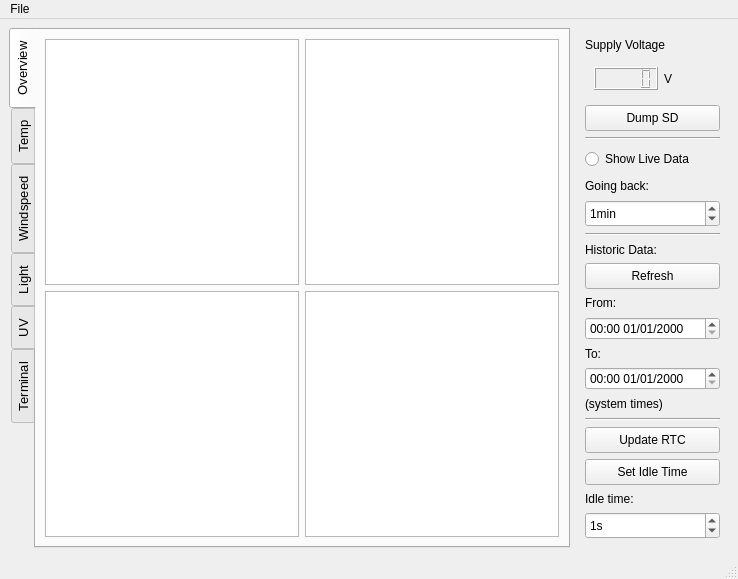
<?xml version="1.0" encoding="UTF-8"?>
<ui version="4.0">
 <class>WeatherStation</class>
 <widget class="QMainWindow" name="WeatherStation">
  <property name="geometry">
   <rect>
    <x>0</x>
    <y>0</y>
    <width>738</width>
    <height>572</height>
   </rect>
  </property>
  <property name="windowTitle">
   <string>Weather Station -gb510, mc955</string>
  </property>
  <widget class="QWidget" name="centralwidget">
   <layout class="QGridLayout" name="gridLayout_3">
    <item row="0" column="0">
     <widget class="QTabWidget" name="main_tab_widget">
      <property name="minimumSize">
       <size>
        <width>300</width>
        <height>520</height>
       </size>
      </property>
      <property name="font">
       <font>
        <pointsize>10</pointsize>
       </font>
      </property>
      <property name="tabPosition">
       <enum>QTabWidget::West</enum>
      </property>
      <property name="tabShape">
       <enum>QTabWidget::Rounded</enum>
      </property>
      <property name="currentIndex">
       <number>0</number>
      </property>
      <property name="movable">
       <bool>true</bool>
      </property>
      <widget class="QWidget" name="tabOverview">
       <attribute name="title">
        <string>Overview</string>
       </attribute>
       <layout class="QGridLayout" name="gridLayout_2">
        <item row="0" column="0">
         <widget class="GraphicsLayoutWidget" name="graphicsLayoutWidgetTemp_O">
          <property name="minimumSize">
           <size>
            <width>0</width>
            <height>0</height>
           </size>
          </property>
         </widget>
        </item>
        <item row="1" column="0">
         <widget class="GraphicsLayoutWidget" name="graphicsLayoutWidgetUV_O">
          <property name="minimumSize">
           <size>
            <width>0</width>
            <height>0</height>
           </size>
          </property>
         </widget>
        </item>
        <item row="1" column="1">
         <widget class="GraphicsLayoutWidget" name="graphicsLayoutWidgetLight_O">
          <property name="minimumSize">
           <size>
            <width>0</width>
            <height>0</height>
           </size>
          </property>
         </widget>
        </item>
        <item row="0" column="1">
         <widget class="GraphicsLayoutWidget" name="graphicsLayoutWidgetWind_O">
          <property name="minimumSize">
           <size>
            <width>0</width>
            <height>0</height>
           </size>
          </property>
          <property name="focusPolicy">
           <enum>Qt::StrongFocus</enum>
          </property>
         </widget>
        </item>
       </layout>
      </widget>
      <widget class="QWidget" name="tabTemperature">
       <attribute name="title">
        <string>Temp</string>
       </attribute>
       <layout class="QVBoxLayout" name="verticalLayout_2">
        <item>
         <widget class="GraphicsLayoutWidget" name="graphicsLayoutWidgetTemp">
          <property name="minimumSize">
           <size>
            <width>0</width>
            <height>0</height>
           </size>
          </property>
          <property name="focusPolicy">
           <enum>Qt::StrongFocus</enum>
          </property>
         </widget>
        </item>
       </layout>
      </widget>
      <widget class="QWidget" name="tabWind">
       <attribute name="title">
        <string>Windspeed</string>
       </attribute>
       <layout class="QVBoxLayout" name="verticalLayout_3">
        <item>
         <widget class="GraphicsLayoutWidget" name="graphicsLayoutWidgetWind">
          <property name="minimumSize">
           <size>
            <width>0</width>
            <height>0</height>
           </size>
          </property>
          <property name="focusPolicy">
           <enum>Qt::StrongFocus</enum>
          </property>
         </widget>
        </item>
       </layout>
      </widget>
      <widget class="QWidget" name="tabLight">
       <attribute name="title">
        <string>Light</string>
       </attribute>
       <layout class="QVBoxLayout" name="verticalLayout_4">
        <item>
         <widget class="GraphicsLayoutWidget" name="graphicsLayoutWidgetLight">
          <property name="minimumSize">
           <size>
            <width>0</width>
            <height>0</height>
           </size>
          </property>
          <property name="focusPolicy">
           <enum>Qt::StrongFocus</enum>
          </property>
         </widget>
        </item>
       </layout>
      </widget>
      <widget class="QWidget" name="tabUV">
       <attribute name="title">
        <string>UV</string>
       </attribute>
       <layout class="QVBoxLayout" name="verticalLayout_5">
        <item>
         <widget class="GraphicsLayoutWidget" name="graphicsLayoutWidgetUV">
          <property name="minimumSize">
           <size>
            <width>0</width>
            <height>0</height>
           </size>
          </property>
          <property name="focusPolicy">
           <enum>Qt::StrongFocus</enum>
          </property>
         </widget>
        </item>
       </layout>
      </widget>
      <widget class="QWidget" name="tabTerminal">
       <attribute name="title">
        <string>Terminal</string>
       </attribute>
       <layout class="QVBoxLayout" name="verticalLayout_6">
        <item>
         <widget class="QTabWidget" name="tabWidgetSubTerminal">
          <property name="currentIndex">
           <number>0</number>
          </property>
          <widget class="QWidget" name="tabAllPackets">
           <attribute name="title">
            <string>All Packets (Raw)</string>
           </attribute>
           <layout class="QVBoxLayout" name="verticalLayout_7">
            <item>
             <widget class="QTextBrowser" name="textBrowserTerminal">
              <property name="minimumSize">
               <size>
                <width>0</width>
                <height>0</height>
               </size>
              </property>
              <property name="openLinks">
               <bool>true</bool>
              </property>
             </widget>
            </item>
           </layout>
          </widget>
          <widget class="QWidget" name="tabLogPackets">
           <attribute name="title">
            <string>Log Packets</string>
           </attribute>
           <layout class="QVBoxLayout" name="verticalLayout_8">
            <item>
             <widget class="QTextBrowser" name="textBrowserTerminalLogs">
              <property name="minimumSize">
               <size>
                <width>0</width>
                <height>0</height>
               </size>
              </property>
              <property name="openLinks">
               <bool>true</bool>
              </property>
             </widget>
            </item>
           </layout>
          </widget>
          <widget class="QWidget" name="tabEventPackets">
           <attribute name="title">
            <string>Event Packets</string>
           </attribute>
           <layout class="QVBoxLayout" name="verticalLayout_9">
            <item>
             <widget class="QTextBrowser" name="textBrowserTerminalEvents">
              <property name="minimumSize">
               <size>
                <width>0</width>
                <height>0</height>
               </size>
              </property>
              <property name="openLinks">
               <bool>true</bool>
              </property>
             </widget>
            </item>
           </layout>
          </widget>
         </widget>
        </item>
       </layout>
      </widget>
     </widget>
    </item>
    <item row="0" column="1" alignment="Qt::AlignTop">
     <widget class="QWidget" name="widgetButtons" native="true">
      <property name="minimumSize">
       <size>
        <width>150</width>
        <height>520</height>
       </size>
      </property>
      <property name="maximumSize">
       <size>
        <width>16777215</width>
        <height>475</height>
       </size>
      </property>
      <layout class="QVBoxLayout" name="verticalLayout">
       <item>
        <widget class="QLabel" name="labelSupplyV">
         <property name="text">
          <string>Supply Voltage</string>
         </property>
        </widget>
       </item>
       <item>
        <widget class="QWidget" name="widget" native="true">
         <property name="minimumSize">
          <size>
           <width>140</width>
           <height>25</height>
          </size>
         </property>
         <layout class="QGridLayout" name="gridLayout">
          <item row="1" column="0">
           <widget class="QLCDNumber" name="lcdNumberBattV">
            <property name="minimumSize">
             <size>
              <width>0</width>
              <height>23</height>
             </size>
            </property>
           </widget>
          </item>
          <item row="1" column="1">
           <widget class="QLabel" name="labelV">
            <property name="text">
             <string>V</string>
            </property>
           </widget>
          </item>
         </layout>
        </widget>
       </item>
       <item>
        <widget class="QPushButton" name="pushButtonDumpSD">
         <property name="minimumSize">
          <size>
           <width>100</width>
           <height>26</height>
          </size>
         </property>
         <property name="text">
          <string>Dump SD</string>
         </property>
        </widget>
       </item>
       <item>
        <widget class="Line" name="line">
         <property name="orientation">
          <enum>Qt::Horizontal</enum>
         </property>
        </widget>
       </item>
       <item>
        <widget class="QRadioButton" name="radioButtonLiveData">
         <property name="minimumSize">
          <size>
           <width>100</width>
           <height>26</height>
          </size>
         </property>
         <property name="text">
          <string>Show Live Data</string>
         </property>
        </widget>
       </item>
       <item>
        <widget class="QLabel" name="labelGoingBack">
         <property name="font">
          <font>
           <pointsize>9</pointsize>
          </font>
         </property>
         <property name="text">
          <string>Going back:</string>
         </property>
        </widget>
       </item>
       <item>
        <widget class="QSpinBox" name="spinBoxGoingBack">
         <property name="minimumSize">
          <size>
           <width>100</width>
           <height>27</height>
          </size>
         </property>
         <property name="suffix">
          <string>min</string>
         </property>
         <property name="maximum">
          <number>999999999</number>
         </property>
         <property name="singleStep">
          <number>1</number>
         </property>
         <property name="value">
          <number>1</number>
         </property>
        </widget>
       </item>
       <item>
        <widget class="Line" name="line_3">
         <property name="orientation">
          <enum>Qt::Horizontal</enum>
         </property>
        </widget>
       </item>
       <item>
        <widget class="QLabel" name="label_2">
         <property name="text">
          <string>Historic Data:</string>
         </property>
        </widget>
       </item>
       <item>
        <widget class="QPushButton" name="pushButtonRefreshHistoric">
         <property name="minimumSize">
          <size>
           <width>70</width>
           <height>26</height>
          </size>
         </property>
         <property name="text">
          <string>Refresh</string>
         </property>
        </widget>
       </item>
       <item>
        <widget class="QLabel" name="labelHistoricFrom">
         <property name="font">
          <font>
           <pointsize>9</pointsize>
          </font>
         </property>
         <property name="text">
          <string>From:</string>
         </property>
        </widget>
       </item>
       <item>
        <widget class="QDateTimeEdit" name="dateTimeEditHistoricFrom">
         <property name="displayFormat">
          <string>HH:mm dd/MM/yyyy</string>
         </property>
        </widget>
       </item>
       <item>
        <widget class="QLabel" name="labelHistoricTo">
         <property name="font">
          <font>
           <pointsize>9</pointsize>
          </font>
         </property>
         <property name="text">
          <string>To:</string>
         </property>
        </widget>
       </item>
       <item>
        <widget class="QDateTimeEdit" name="dateTimeEditHistoricTo">
         <property name="displayFormat">
          <string>HH:mm dd/MM/yyyy</string>
         </property>
        </widget>
       </item>
       <item>
        <widget class="QLabel" name="labelHistoricTo_2">
         <property name="font">
          <font>
           <pointsize>9</pointsize>
          </font>
         </property>
         <property name="text">
          <string>(system times)</string>
         </property>
        </widget>
       </item>
       <item>
        <widget class="Line" name="line_2">
         <property name="orientation">
          <enum>Qt::Horizontal</enum>
         </property>
        </widget>
       </item>
       <item>
        <widget class="QPushButton" name="pushButtonUpdateRTC">
         <property name="minimumSize">
          <size>
           <width>100</width>
           <height>26</height>
          </size>
         </property>
         <property name="text">
          <string>Update RTC</string>
         </property>
        </widget>
       </item>
       <item>
        <widget class="QPushButton" name="pushButtonSetIdle">
         <property name="minimumSize">
          <size>
           <width>100</width>
           <height>26</height>
          </size>
         </property>
         <property name="text">
          <string>Set Idle Time</string>
         </property>
        </widget>
       </item>
       <item>
        <widget class="QLabel" name="labelIdleTime">
         <property name="font">
          <font>
           <pointsize>9</pointsize>
          </font>
         </property>
         <property name="text">
          <string>Idle time:</string>
         </property>
        </widget>
       </item>
       <item>
        <widget class="QSpinBox" name="spinBoxIdleTime">
         <property name="minimumSize">
          <size>
           <width>100</width>
           <height>27</height>
          </size>
         </property>
         <property name="suffix">
          <string>s</string>
         </property>
         <property name="maximum">
          <number>999999999</number>
         </property>
         <property name="singleStep">
          <number>1</number>
         </property>
         <property name="value">
          <number>1</number>
         </property>
        </widget>
       </item>
      </layout>
     </widget>
    </item>
   </layout>
  </widget>
  <widget class="QMenuBar" name="menubar">
   <property name="geometry">
    <rect>
     <x>0</x>
     <y>0</y>
     <width>738</width>
     <height>25</height>
    </rect>
   </property>
   <widget class="QMenu" name="menuFile">
    <property name="title">
     <string>File</string>
    </property>
    <addaction name="actionWipe_SD_Card"/>
    <addaction name="separator"/>
    <addaction name="actionSave_Terminal"/>
    <addaction name="actionExport_Database"/>
   </widget>
   <addaction name="menuFile"/>
  </widget>
  <widget class="QStatusBar" name="statusbar"/>
  <action name="actionConnect">
   <property name="checkable">
    <bool>true</bool>
   </property>
   <property name="checked">
    <bool>true</bool>
   </property>
   <property name="text">
    <string>Connect</string>
   </property>
  </action>
  <action name="actionLive_Sensor_Data">
   <property name="checkable">
    <bool>true</bool>
   </property>
   <property name="checked">
    <bool>true</bool>
   </property>
   <property name="text">
    <string>Display Live Sensor Data</string>
   </property>
  </action>
  <action name="actionDownload_from_SD">
   <property name="checkable">
    <bool>true</bool>
   </property>
   <property name="checked">
    <bool>true</bool>
   </property>
   <property name="text">
    <string>Download Data from SD</string>
   </property>
  </action>
  <action name="actionWipe_SD_Card">
   <property name="text">
    <string>Wipe SD Card</string>
   </property>
  </action>
  <action name="actionSave_Terminal">
   <property name="text">
    <string>Save Terminal</string>
   </property>
  </action>
  <action name="actionExport_Database">
   <property name="text">
    <string>Export Database</string>
   </property>
  </action>
 </widget>
 <customwidgets>
  <customwidget>
   <class>GraphicsLayoutWidget</class>
   <extends>QGraphicsView</extends>
   <header>pyqtgraph</header>
  </customwidget>
 </customwidgets>
 <resources/>
 <connections/>
</ui>
